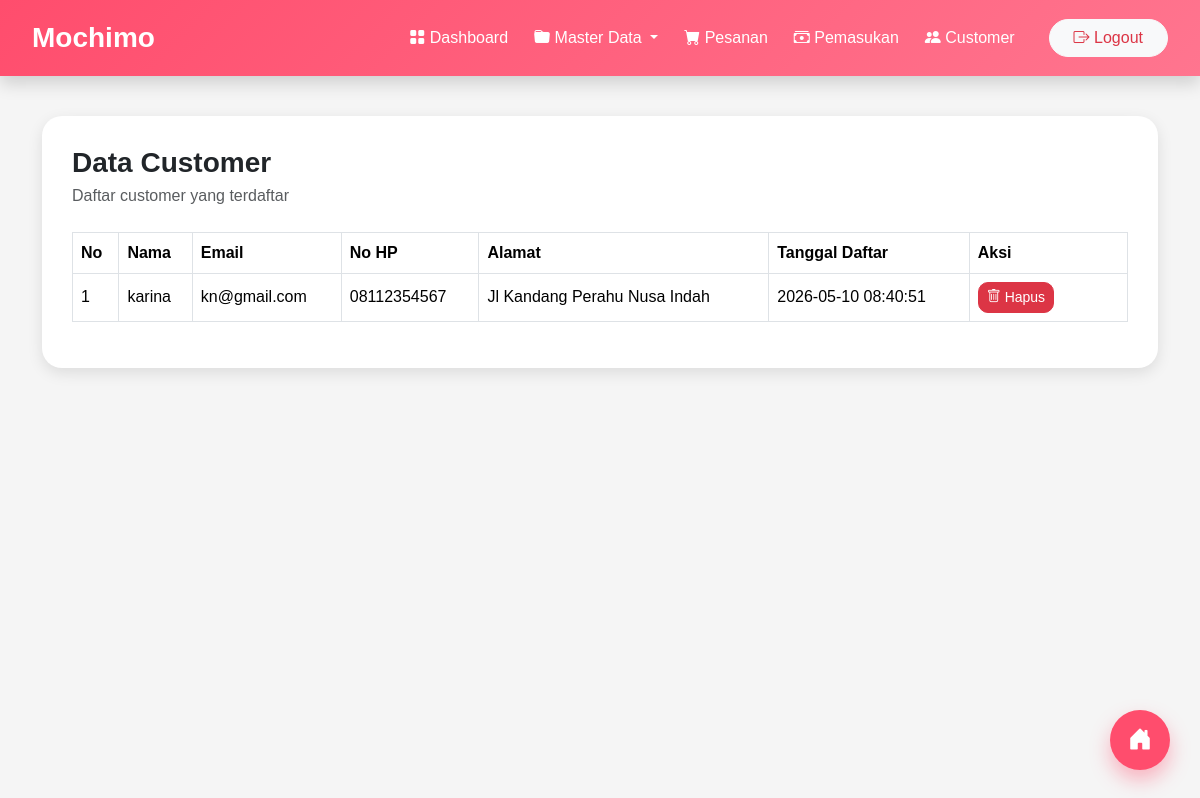
Screenshot of /admin/customer.php with the database file from the repository.
### tables this page shows
CREATE TABLE `users` (
  `id_user` int NOT NULL,
  `nama` varchar(100) NOT NULL,
  `email` varchar(100) NOT NULL,
  `password` varchar(255) NOT NULL,
  `no_hp` varchar(20) DEFAULT NULL,
  `alamat` text,
  `foto` varchar(255) DEFAULT NULL,
  `role` enum('admin','customer') DEFAULT 'customer',
  `created_at` timestamp NOT NULL DEFAULT CURRENT_TIMESTAMP,
  `gender` varchar(10) DEFAULT NULL
);

### admin/customer.php (the view, shortened to what this page needs)
<?php
include 'koneksi.php';
$query = mysqli_query($conn, "
    SELECT * FROM users
    WHERE role='customer'
    ORDER BY id_user DESC
");
?>
<!DOCTYPE html>
<html lang="id">
<head>
<link href="https://cdn.jsdelivr.net/npm/bootstrap@5.3.3/dist/css/bootstrap.min.css" rel="stylesheet">
<link rel="stylesheet" href="https://cdn.jsdelivr.net/npm/bootstrap-icons@1.11.3/font/bootstrap-icons.min.css">
</head>
<body>
<a href="dashboard.php" class="fab-dashboard" title="Kembali ke Dashboard">
    <i class="bi bi-house-door-fill" style="font-size: 24px;"></i>
</a>
<nav class="navbar navbar-expand-lg navbar-dark shadow">
<div class="container-fluid">
    <a class="navbar-brand text-white">Mochimo</a>
    <div class="collapse navbar-collapse" id="navbarAdmin">
        <ul class="navbar-nav ms-auto align-items-lg-center">
            <li class="nav-item">
                <a class="nav-link" href="dashboard.php">
                    <i class="bi bi-grid-fill"></i> Dashboard
                </a>
            </li>
            <li class="nav-item dropdown">
                <a class="nav-link dropdown-toggle" data-bs-toggle="dropdown">
                    <i class="bi bi-folder-fill"></i> Master Data
                </a>
            </li>
            <li class="nav-item">
                <a class="nav-link" href="pesanan.php">
                    <i class="bi bi-cart-fill"></i> Pesanan
                </a>
            </li>
            <li class="nav-item">
                <a class="nav-link"
                href="pemasukan.php">
                    <i class="bi bi-cash-stack"></i>
                    Pemasukan
                </a>
            </li>
            <li class="nav-item">
                <a class="nav-link active" href="customer.php">
                    <i class="bi bi-people-fill"></i> Customer
                </a>
            </li>
            <li class="nav-item ms-lg-3">
                <a href="logout.php" class="btn btn-light text-danger px-4 rounded-pill">
                    <i class="bi bi-box-arrow-right"></i> Logout
                </a>
            </li>
        </ul>
    </div>
</div>
</nav>
<div class="container">
<div class="container-box">
    <div class="d-flex justify-content-between align-items-center mb-4">
        <div>
            <h3 class="fw-bold mb-1">Data Customer</h3>
            <p class="text-muted mb-0">Daftar customer yang terdaftar</p>
        </div>
    </div>
    <div class="table-responsive">
        <table class="table table-bordered table-hover align-middle">
            <thead>
                <tr>
                    <th>No</th>
                    <th>Nama</th>
                    <th>Email</th>
                    <th>No HP</th>
                    <th>Alamat</th>
                    <th>Tanggal Daftar</th>
                    <th width="15%">Aksi</th>
                </tr>
            </thead>
            <tbody>
            <?php
            $no = 1;
            if(mysqli_num_rows($query) > 0) :
                while($data = mysqli_fetch_assoc($query)) :
            ?>
                <tr>
                    <td><?= $no++; ?></td>
                    <td><?= $data['nama']; ?></td>
                    <td><?= $data['email']; ?></td>
                    <td><?= $data['no_hp']; ?></td>
                    <td><?= $data['alamat']; ?></td>
                    <td><?= $data['created_at']; ?></td>
                    <td>
                        <a
                            href="hapus_customer.php?id=<?= $data['id_user']; ?>"
                            class="btn btn-danger btn-sm"
                            onclick="return confirm('Yakin hapus customer ini?')"
                        >
                            <i class="bi bi-trash"></i> Hapus
                        </a>
                    </td>
                </tr>
            <?php
                endwhile;
            endif; ?>
            </tbody>
        </table>
    </div>
</div>
</div>
</body>
</html>

### admin/customer.php (style rules this page uses)
body { background: #f5f5f5; font-family: Arial, sans-serif; }
.navbar { background: linear-gradient(135deg, #ff4d6d, #ff758f); padding: 12px 20px; }
.navbar-brand { font-size: 28px; font-weight: bold; }
.nav-link { color: white !important; margin-right: 10px; font-weight: 500; }
.container-box { background: white; padding: 30px; border-radius: 20px; margin-top: 40px; box-shadow: 0 5px 15px rgba(0,0,0,0.1); }
.table thead { background: #ff4d6d; color: white; }
.btn { border-radius: 10px; }
.fab-dashboard { position: fixed; bottom: 30px; right: 30px; width: 60px; height: 60px; background: #ff4d6d; color: white; border-radius: 50%; display: flex; align-items: center; justify-content: center; box-shadow: 0 10px 20px rgba(255, 77, 109, 0.4); z-index: 9999; text-decoration: none; transition: 0.3s; }

### rows the page displays
users: nama "karina", email "kn@gmail.com", no_hp "08112354567", alamat "Jl Kandang Perahu Nusa Indah", created_at "2026-05-10 08:40:51"
